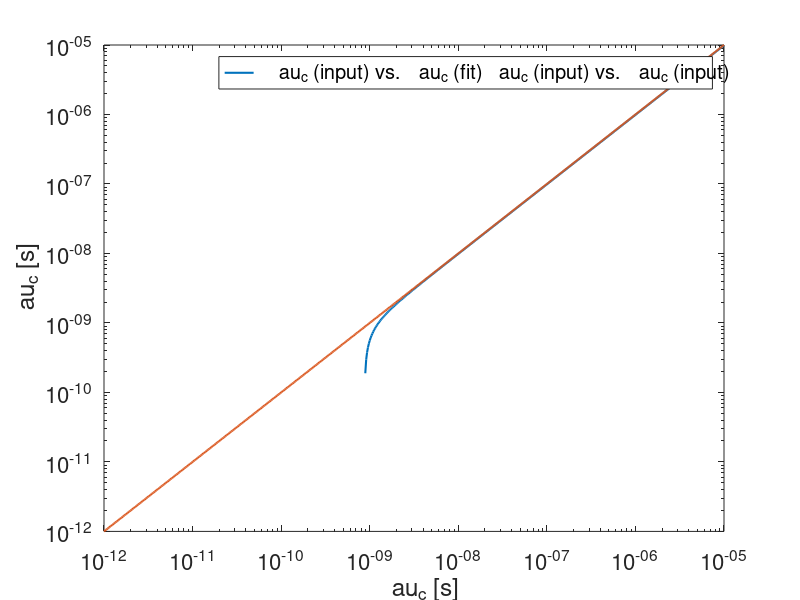

Write MATLAB code to recreate this figure.
%% Problem Set 5: Solution to 2.4

%% 0) Clear Workspace and Close Figures
clear, close all

%% 1) Define Constants

mu0 = 4*pi*1e-7;                    %V s / A / m
hbar = 1.05457266e-34;              %J s / rad
h = 2*pi*hbar;                      %J s
gammaH = 26.7522128e7;              %rad / s / T
gammaN = -2.7116e7;                 %rad / s / T
rNH = 1.1*1e-10;                    %m 

print_to_pdf = 0;                   %set to 1 to print plots to pdf

%% 2) Functions

%Spectral density function (for isotropic tumbling)
    %Call as: Jiso(omega, tau)
    %one of the two inputs can be an array
Jiso = @(omega, tau) (2/5)*tau./(1+(omega.*tau).^2);

%% 3) Parameters

B0 = 14.1;                          %T
sigma_zz = 0;                       %ppm
tauC = 10.^(-12:0.01:-5);           %s

omegaI = -B0*gammaH;                 %rad/s, 1H Larmor frequency
omegaS = -B0*gammaN;                 %rad/s, 15N Larmor frequency

deltaIS = -2*mu0*gammaH*gammaN*hbar/(4*pi)/rNH^3;

%% 4) Calculate T1S and T2S
%s. Eqs. (3) and (4) on the exercise sheet
    %note that sigma_zz is given in ppm above
    %Hint: Elementwise multiplication in Matlab: array1.*array2

R1S = (deltaIS/4)^2 * (Jiso(omegaI-omegaS, tauC) + 3*Jiso(omegaS, tauC) + 6*Jiso(omegaI+omegaS, tauC)) + 3/4 * (omegaS*sigma_zz*1e-6).^2 .* Jiso(omegaS, tauC);

T1S = 1./R1S;

R2S = deltaIS^2/32 * (4*Jiso(0,tauC) + Jiso(omegaI-omegaS,tauC) + 3*Jiso(omegaS,tauC) + 6*Jiso(omegaI,tauC) + 6*Jiso(omegaI+omegaS,tauC))...
       + 1/2 *(omegaS*sigma_zz*1e-6).^2 *Jiso(0,tauC) + 3/8 *(omegaS*sigma_zz*1e-6).^2 * Jiso(omegaS,tauC);

T2S = 1./R2S;

%% 5) Backcalculate tauC
%s. Eq. (5) on the exercise sheet
    %Hint: Elementwise division in Matlab: array1./array2
    
tauC_BC = 1/2 * sqrt((1/omegaS^2) *(6*T1S./T2S - 7));

%% 6) Double Logarithmic Plot of backcalculated tauC against input tauC

figure
    loglog(tauC, real(tauC_BC), 'LineWidth', 1.5)
    hold on
    loglog(tauC, tauC, 'LineWidth', 1.5)
    xlabel("\tau_c [s]")
    ylabel("\tau_c [s]")
    set(gca, 'FontSize', 16)
    lgd = legend(["\tau_c (input) vs. \tau_c (fit)", "\tau_c (input) vs. \tau_c (input)"]);
    xlim([tauC(1) tauC(end)])
    
if(print_to_pdf == 1)
    h = gcf;
    set(h, 'PaperOrientation', 'Landscape')
    set(h, 'PaperUnits', 'normalized')
    set(h, 'PaperPosition', [0 0 1 1])
    print(gcf, '-dpdf', '-painters', './tauC_backcalculated.pdf')
end    